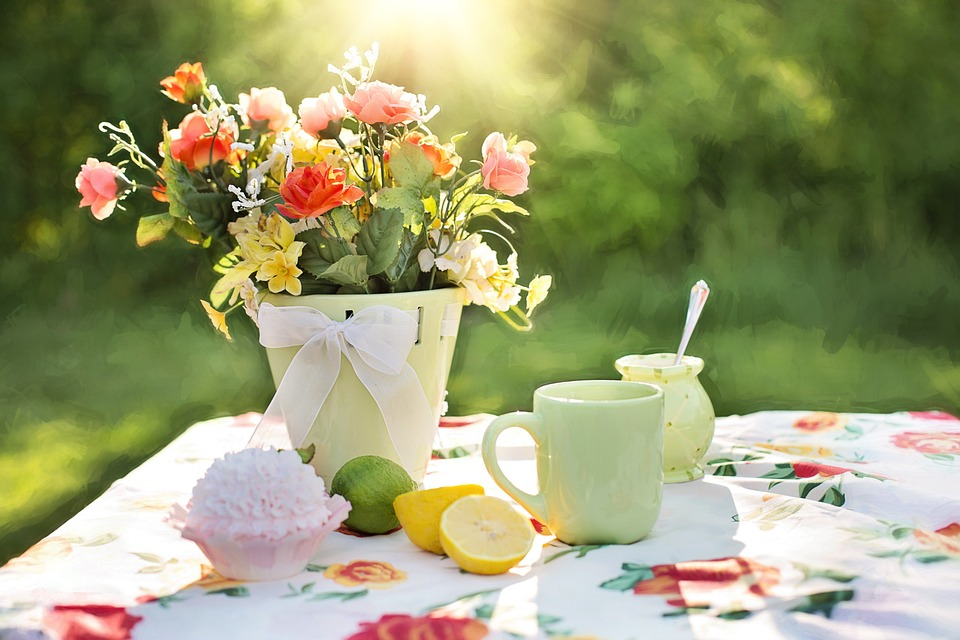
#> input picture jardin.jpg, 960 x 640 px; its folder holds only this picture in this run
$ python -i function_Interface.py   (imports and definitions only)
#> lines starting #> are read from the running program, lines starting #| are printed output that depends on the picture; after the words box and inside, x2 and y2 are one past the last pixel; in counts of white or black regions, pixels touching at a corner belong together
import cv2
import numpy as np
import math
import numpy as np


#========================TRI PAR TAS===========================
# [119 lines left out: functions heapify, heap_sort, mean_filter, median_filter, gradient_filter, not called in this run]

# Application de la formule de Gauss
def gaussian(x, y, sigma):
    return (1.0 / (2 * math.pi * sigma ** 2)) * math.exp(-(x ** 2 + y ** 2) / (2 * sigma ** 2))

# [58 lines left out: functions generate_gaussian_kernel, convolve, filtre_laplacien, not called in this run]

def erode(mask, kernel):
    # Obtention des dimensions du noyau et du masque
    ym, xm = kernel.shape
    yi, xi = mask.shape

    # Calcul de la moitié du noyau
    m = xm // 2

    # Copie du masque original pour éviter de modifier l'original
    mask2 = mask.copy()

    # Parcours de chaque pixel du masque
    for y in range(yi):
        for x in range(xi):
            # Si le pixel est blanc dans le masque original (255)
            if mask[y, x] == 255:
                # Vérifier si le pixel est sur le bord du masque, si oui, le mettre à 0 dans le masque résultant
                if y < m or y > (yi - 1 - m) or x < m or x > (xi - 1 - m):
                    mask2[y, x] = 0
                else:
                    # Extraire la région du masque correspondant à la taille du noyau
                    v = mask[y - m:y + m + 1, x - m:x + m + 1]

                    # Comparer chaque élément de la région avec le noyau
                    for h in range(0, ym):
                        for w in range(0, xm):
                            if v[h, w] < kernel[h, w]:
                                # Si une valeur est inférieure à celle du noyau, mettre à 0 dans le masque résultant
                                mask2[y, x] = 0
                                break
                        if mask2[y, x] == 0:
                            break
    return mask2


# [107 lines left out: functions dilation, seuillage_binaire, closing, opening, prewitt_filter, sobel, not called in this run]

#============================PARTIE GAME=====================================
lo = np.array([43,50,50]) # HSV (teinte, saturation, valeur)
hi = np.array([85,255,255])

def inRange(img, lo, hi):
    # Initialisation du masque
    mask = np.zeros((img.shape[0], img.shape[1]))

    # Parcours de chaque ligne de l'image
    for y in range(img.shape[0]):
        # Parcours de chaque colonne de l'image
        for x in range(img.shape[1]):
            # Vérification si la valeur du pixel est dans la plage spécifiée
            if (
                lo[0] <= img[y, x, 0] <= hi[0] and
                lo[1] <= img[y, x, 1] <= hi[1] and
                lo[2] <= img[y, x, 2] <= hi[2]
            ):
                # Mettre à 255 dans le masque si la condition est vraie
                mask[y, x] = 255

    return mask

# [48 lines left out: function center, not called in this run]

def detect_inrange(image):
    # Conversion de l'image en espace de couleur HSV
    image = cv2.cvtColor(image, cv2.COLOR_BGR2HSV)

    # Application de la fonction inRange pour créer un masque
    mask = inRange(image, lo, hi)

    # Application de l'érosion sur le masque avec un noyau 5x5
    mask = erode(mask, kernel=np.ones((5, 5)))

    return mask


# [44 lines left out: functions resize, dilateV, not called in this run]

>>> import cv2
>>> picture = cv2.imread('jardin.jpg')
#> picture is the input picture: shape (640, 960, 3); mean B, G, R 113.3, 156.2, 153.2
>>> result = detect_inrange(picture)
#> in detect_inrange, `image = cv2.cvtColor(image, cv2.COLOR_BGR2HSV)`: image: shape (640, 960, 3); mean H, S, V 46.3, 99, 164.5
#> after the loop in inRange, `for y in range(img.shape[0]):`:
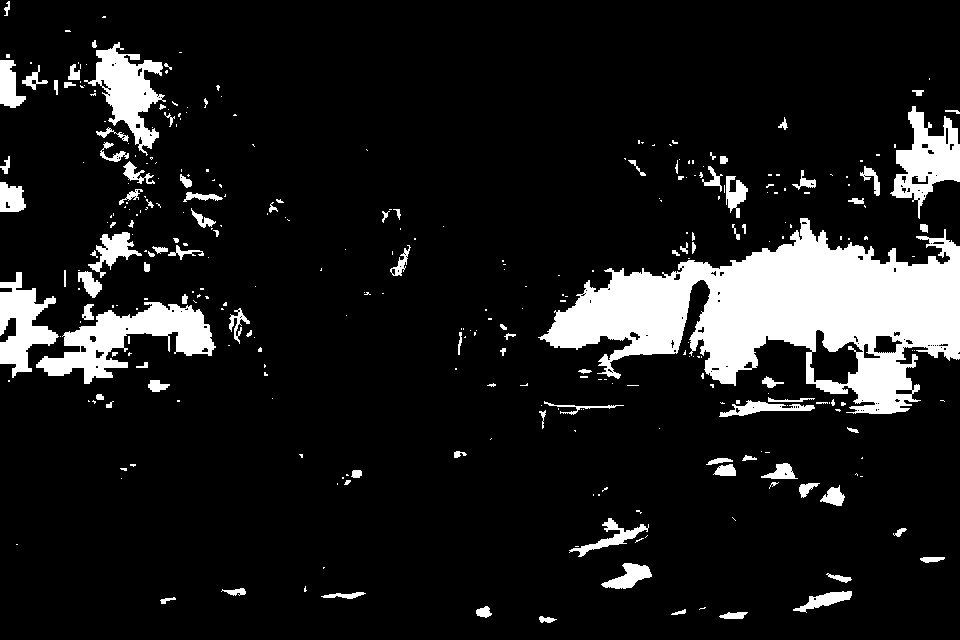
#> mask: shape (640, 960) float64; 11.4% white; 327 white regions (220 under 20 px), largest, box (x1, y1, x2, y2) and area: (538, 218, 960, 414) 39236, (36, 302, 216, 384) 6025, (84, 42, 166, 156) 3742
#> after the loop in erode, `for y in range(yi):`:
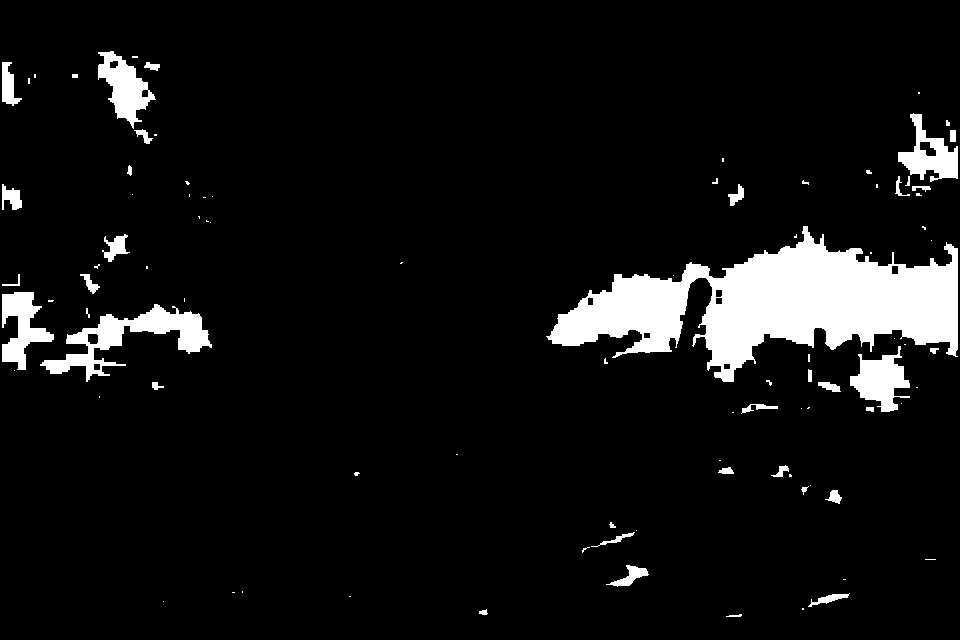
#> mask2: shape (640, 960) float64; 7.5% white; 93 white regions (54 under 20 px), largest, box (x1, y1, x2, y2) and area: (546, 226, 958, 382) 29691, (40, 304, 212, 382) 4105, (850, 346, 910, 412) 2079
